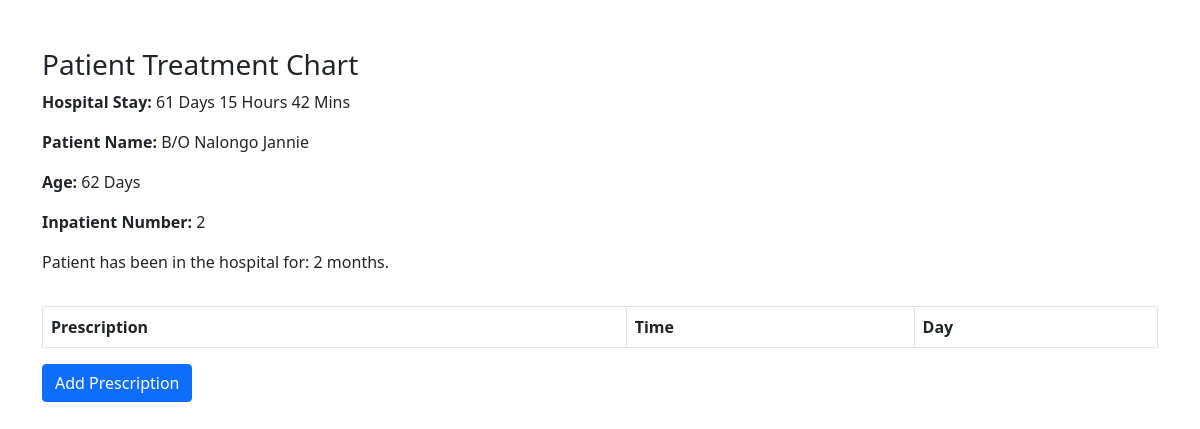
The page /treatment/patient_treatment_chart/2/ (signed in) on the database as committed earlier.
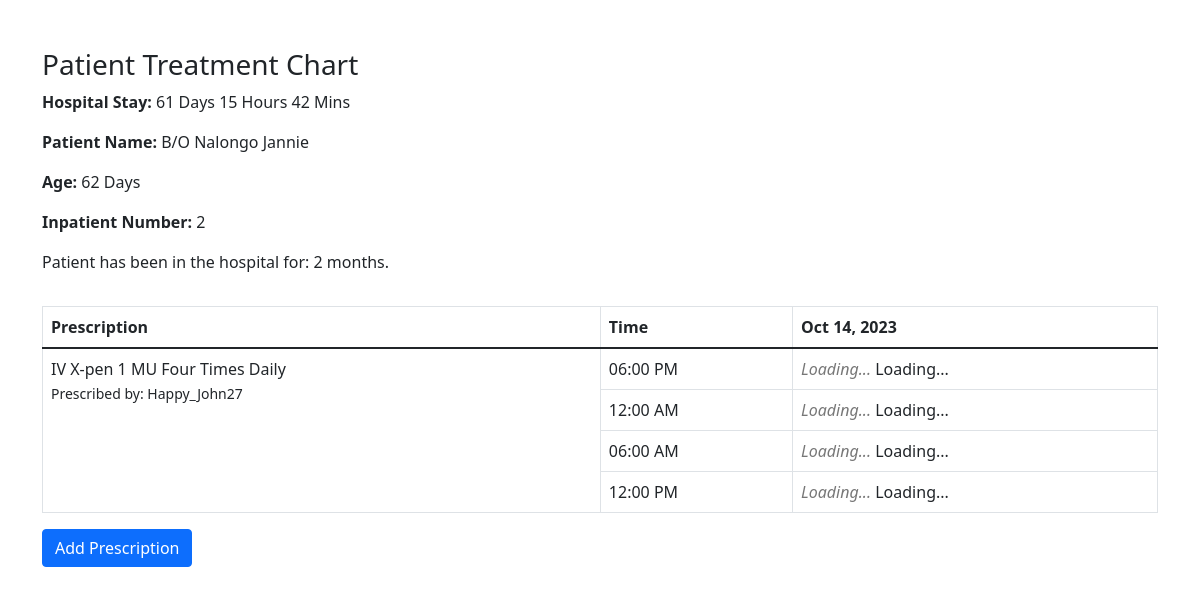
The same page on the database as committed later.
### newborn/models.py (models this page shows)
class NewbornAdmission(models.Model):
    PLACE_OF_BIRTH_CHOICES = [
        ('Hospital', 'Hospital'),
        ('Along the road', 'Along the road'),
        ('Home', 'Home'),
    ]
    MODE_OF_DELIVERY_CHOICES = [
        ('SVD', 'SVD (Spontaneous Vaginal Delivery)'),
        ('C/S', 'C/S (Caesarean Section)'),
    ]
    MEANS_OF_TRANSPORT_CHOICES = [
        ('Ambulance', 'Ambulance'),
        ('Public means', 'Public means'),
    ]
    YES_NO_CHOICES = [
        ('Yes', 'Yes'),
        ('No', 'No'),
    ]
    SEX = [
        ('M', 'M'),
        ('F', 'F'),
    ]
    admission_date = models.DateTimeField()
    name = models.CharField(max_length=100)
    sex = models.CharField(max_length=100, choices=SEX)
    birth_weight = models.DecimalField(max_digits=2, decimal_places=1)
    delivery_date = models.DateTimeField()
    place_of_birth = models.CharField(max_length=20, choices=PLACE_OF_BIRTH_CHOICES)
    hospital_name = models.CharField(max_length=100, blank=True, null=True)
    mode_of_delivery = models.CharField(max_length=3, choices=MODE_OF_DELIVERY_CHOICES)
    indication = models.CharField(max_length=100, blank=True, null=True)
    resuscitation_done = models.CharField(max_length=3, choices=YES_NO_CHOICES)
    resuscitation_choices_1 = models.BooleanField(verbose_name='Bag&Mask', default=False, blank=True)
    resuscitation_choices_2 = models.BooleanField(verbose_name='Oxygen', default=False, blank=True)
    referred_in = models.CharField(max_length=3, choices=YES_NO_CHOICES)
    facility_name = models.CharField(max_length=100, blank=True, null=True)
    referral_date_time = models.DateTimeField(blank=True, null=True)
    reason_for_referral = models.CharField(max_length=100, blank=True, null=True)
    means_of_transport = models.CharField(max_length=20, choices=MEANS_OF_TRANSPORT_CHOICES, blank=True, null=True)
    oxygen_transport = models.CharField(max_length=3, choices=YES_NO_CHOICES, blank=True, null=True)
    mother = models.ForeignKey(MotherDetails, on_delete=models.CASCADE, null=True)
    def __str__(self):
        return f"{self.place_of_birth} - {self.mode_of_delivery}"

### treatment/models.py (models this page shows)
class Prescription(models.Model):
    admission = models.ForeignKey(NewbornAdmission, on_delete=models.CASCADE, related_name='prescriptions')
    name = models.CharField(max_length=100)
    dosage = models.CharField(max_length=50)
    start_dose_time = models.TimeField()
    second_dose_time = models.TimeField(null=True, blank=True)
    third_dose_time = models.TimeField(null=True, blank=True)
    fourth_dose_time = models.TimeField(null=True, blank=True)
    FREQUENCY_CHOICES = [
        ('Once Daily', 'Once Daily'),
        ('Twice Daily', 'Twice Daily'),
        ('Three Times Daily', 'Three Times Daily'),
        ('Four Times Daily', 'Four Times Daily'),
    ]
    frequency = models.CharField(max_length=20, choices=FREQUENCY_CHOICES)
    start_date = models.DateField()
    prescriber = models.ForeignKey(User, on_delete=models.CASCADE, null=True, related_name='prescriptions_prescribed2')
    def __str__(self):
        return self.name

### treatment/views.py (the view)
# urls.py: path('patient_treatment_chart/<int:admission_id>/', views.patient_treatment_chart, name='patient_treatment_chart'),
@login_required
def patient_treatment_chart(request, admission_id):
    admission = NewbornAdmission.objects.get(id=admission_id)
    print(admission)
    admission_date = admission.admission_date
    delivery_date = admission.delivery_date
    current_datetime = timezone.now()
    age_delta = current_datetime - delivery_date
    hospital_stay = current_datetime - admission_date
    hospital_duration = timesince(admission_date, current_datetime)
    hospital_days = hospital_stay.days
    hospital_hours, remainder_seconds = divmod(hospital_stay.seconds, 3600)
    hospital_minutes, _ = divmod(remainder_seconds, 60)
    age_days = age_delta.days
    day_dates = []  # Initialize day_dates as an empty list
    if request.method == 'POST':
        form = PrescriptionForm(request.POST, user=request.user)
        if form.is_valid():
            prescription = form.save(commit=False)
            prescription.admission = admission
            prescription.save()
            return redirect('patient_treatment_chart', admission_id=admission_id)
    else:
        form = PrescriptionForm(user=request.user)
    prescriptions = Prescription.objects.filter(admission=admission)
    print(prescriptions)
    print("leave a line")
    if prescriptions:
        start_date = prescriptions[0].start_date
        num_days = 4
        day_dates = [start_date + timedelta(days=i) for i in range(num_days)]
    else:
        num_days = 0  # No prescriptions, so no days to display
    for prescription in prescriptions:
        prescription.frequency_count = calculate_frequency_count(prescription.frequency)
    context = {
        'num_days': num_days,
        'day_dates': day_dates,
        'prescriptions': prescriptions,
        'admission': admission,
        'form': form,
        'age_days': age_days,
        'hospital_days': hospital_days,
        'hospital_hours': hospital_hours,
        'hospital_minutes': hospital_minutes,
        'hospital_duration': hospital_duration,
    }
    return render(request, 'treatment/prescription.html', context)

### treatment/views.py (called while the page is built)
def calculate_frequency_count(frequency):
    if frequency == 'Once Daily':
        return 1
    elif frequency == 'Twice Daily':
        return 2
    elif frequency == 'Three Times Daily':
        return 3
    elif frequency == 'Four Times Daily':
        return 4
    return 0

### treatment/templates/treatment/prescription.html (shortened to what this page needs)
{% load static %}
{% load bootstrap5 %}
<!DOCTYPE html>
<html lang="en">
<head>
    {% load bootstrap_icons %}
    <link rel="stylesheet" href="{% static 'bootstrap_icons/css/bootstrap_icons.css' %}">
    <link rel="stylesheet" type="text/css" href="{% static 'css/main.css' %}">
    <link rel="stylesheet" type="text/css" href="{% static 'bootstrap/css/bootstrap.min.css' %}">
</head>
<body>
<div class="container mt-5">
    <div class="row">
        <div class="col">
            <h3>Patient Treatment Chart</h3>
        </div>
    </div>
    <div class="row">
        <div class="col">
            <p><strong>Hospital Stay:</strong>
    {% if hospital_days > 0 %}
        {{ hospital_days }} Day{% if hospital_days > 1 %}s{% endif %}
    {% endif %}
    {% if hospital_hours > 0 %}
        {{ hospital_hours }} Hour{% if hospital_hours > 1 %}s{% endif %}
    {% endif %}
    {% if hospital_minutes > 0 %}
        {{ hospital_minutes }} Min{% if hospital_minutes > 1 %}s{% endif %}
    {% endif %}
</p>
	    <p><strong>Patient Name:</strong> {{ admission.name }}</p>
            <p><strong>Age:</strong> {{ age_days }} Days</p>
            <p><strong>Inpatient Number:</strong> {{ admission.pk }}</p>
	    <p>Patient has been in the hospital for: {{ admission.admission_date|timesince }}.</p>
        </div>
    </div>
    <div class="row mt-3">
        <div class="col">
            <table class="table table-bordered">
		<thead>
                    <tr>
                        <th>Prescription</th>
                        <th>Time</th>
                        <th id="day1Header">
			     {% if prescriptions %}
                        	{{ prescriptions.0.start_date|date:"M d, Y" }}
                             {% else %}
                        	Day
                             {% endif %}
			</th>
                    </tr>
                </thead>
                <tbody id="prescriptionTableBody">
                    {% for prescription in prescriptions %}
                    {% if prescription.start_dose_time %}
<tr data-prescription-id="{{ prescription.id }}">
                        <td rowspan="{{ prescription.frequency_count }}">
                            {{ prescription.name }} {{ prescription.frequency }}
                            <br>
                            <small>Prescribed by: {{ prescription.prescriber.username }}</small>
                        </td>
    <td class="dosing-time-cell">{{ prescription.start_dose_time|time:"h:i A" }}</td>
    <td class="status-cell dose1-status-cell">
    </td>
</tr>
{% endif %}
 {% if prescription.second_dose_time %}
<tr data-prescription-id="{{ prescription.id }}">
    <td class="dosing-time-cell">{{ prescription.second_dose_time|time:"h:i A" }}</td>
    <td class="status-cell dose2-status-cell">
    </td>
</tr>
{% endif %}
                    {% if prescription.third_dose_time %}
<tr data-prescription-id="{{ prescription.id }}">
    <td class="dosing-time-cell">{{ prescription.third_dose_time|time:"h:i A" }}</td>
    <td class="status-cell dose3-status-cell">
    </td>
</tr>
{% endif %}
{% if prescription.fourth_dose_time %}
<tr data-prescription-id="{{ prescription.id }}">
    <td class="dosing-time-cell">{{ prescription.fourth_dose_time|time:"h:i A" }}</td>
    <td class="status-cell dose4-status-cell">
    </td>
</tr>
{% endif %}
                    {% endfor %}
                </tbody>
            </table>
        </div>
    </div>
    <button type="button" class="btn btn-primary" data-toggle="modal" data-target="#prescriptionModal">
        Add Prescription
    </button>
</div>
</body>
</html>

Rows that differ between the two databases and show on the page:
added Prescription: start_date "Oct 14, 2023", name "IV X-pen 1 MU", frequency "Four Times Daily", prescriber.username "Happy_John27", start_dose_time "06:00 PM", second_dose_time "12:00 AM", third_dose_time "06:00 AM", fourth_dose_time "12:00 PM"
Other text that changed with them:
text no longer shown: "Day"
